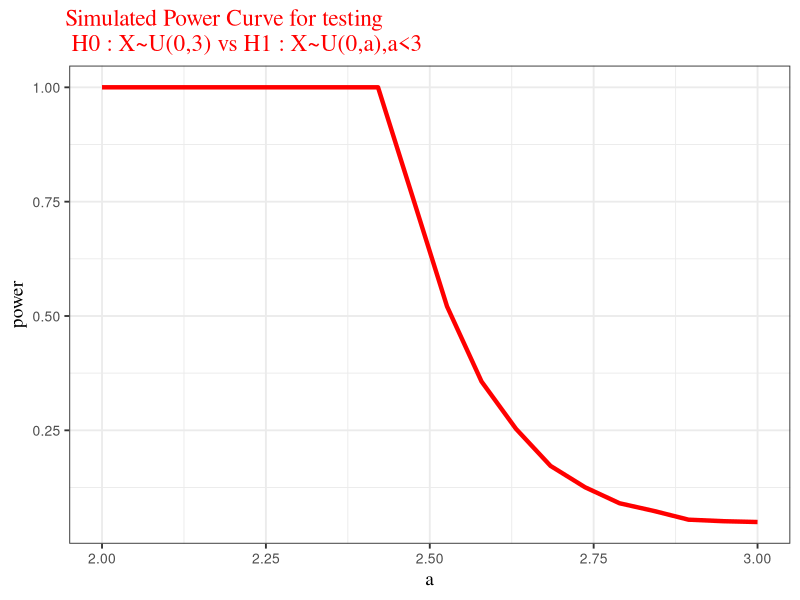

This figure's R source:
rm(list = ls(all = T))  #removes all objects
library(ggplot2)
library(VGAM)
defined_theme <- theme(plot.subtitle = element_text(family = "mono",size = 11,
                                                    face = "bold",hjust = 0.01),axis.title = element_text(family = "serif"),
                       axis.text = element_text(size = 10),plot.title = element_text(family = "serif",
                                                                                     colour = "red", hjust = -0.01),legend.text = element_text(size = 10,family = "serif"), 
                       legend.title = element_text(family = "serif"),legend.background = element_blank(),
                       legend.box.background = element_rect(colour = "black"))

#============================ Power Function ====================================

Power_Function <- function(n,H1_CDF,r_CDF_H1,H0_CDF,alpha.level){
#  set.seed(seed = 987654321)
  asymp_test_stat_val <- replicate(10000,{
    our_sample <- r_CDF_H1(n)
    performed_test <- ks.test(our_sample,H0_CDF,alternative = "two.sided",exact=TRUE)
    performed_test$p.value
  })
  mean(asymp_test_stat_val<0.05)
}

Power_Function(5,function(x){pnorm(x,0,1)},function(n){rnorm(n,0,1)},
               function(x){pnorm(x,0,1)},alpha.level = 0.05)
Power_Function(20,function(x){pnorm(x,0,1)},function(n){rnorm(n,0,1)},
               function(x){pnorm(x,0,1)},alpha.level = 0.05)
Power_Function(50,function(x){pnorm(x,0,1)},function(n){rnorm(n,0,1)},
               function(x){pnorm(x,0,1)},alpha.level = 0.05)
Power_Function(100,function(x){pnorm(x,0,1)},function(n){rnorm(n,0,1)},
               function(x){pnorm(x,0,1)},alpha.level = 0.05)

Power_Function(5,function(x){plogis(x,0,1)},function(n){rlogis(n,0,1)},
               function(x){plogis(x,0,1)},alpha.level = 0.05)
Power_Function(20,function(x){plogis(x,0,1)},function(n){rlogis(n,0,1)},
               function(x){plogis(x,0,1)},alpha.level = 0.05)
Power_Function(50,function(x){plogis(x,0,1)},function(n){rlogis(n,0,1)},
               function(x){plogis(x,0,1)},alpha.level = 0.05)
Power_Function(100,function(x){plogis(x,0,1)},function(n){rlogis(n,0,1)},
               function(x){plogis(x,0,1)},alpha.level = 0.05)

library(VGAM)
Power_Function(5,function(x){prayleigh(x,2)},function(n){rrayleigh(n,2)},
               function(x){prayleigh(x,2)},alpha.level = 0.05)
Power_Function(20,function(x){prayleigh(x,2)},function(n){rrayleigh(n,2)},
               function(x){prayleigh(x,2)},alpha.level = 0.05)
Power_Function(50,function(x){prayleigh(x,2)},function(n){rrayleigh(n,2)},
               function(x){prayleigh(x,2)},alpha.level = 0.05)
Power_Function(100,function(x){prayleigh(x,2)},function(n){rrayleigh(n,2)},
               function(x){prayleigh(x,2)},alpha.level = 0.05)


#Illustration=============================================================
#i)Uniform Distribution===================================================
a <- seq(2,3,length.out = 20)
my.power <- 0
for(i in 1:length(a)){
 my.power[i] = Power_Function(50,function(x){punif(x,0,a[i])},function(n){runif(n,0,a[i])},
                    function(x){punif(x,0,3)},alpha.level = 0.05)
}

power_curve <- data.frame(a,power = my.power)
ggplot(power_curve,aes(x = a,y = power)) + geom_line(col="red",size = 1.5) +
  ggtitle("Simulated Power Curve for testing \n H0 : X~U(0,3) vs H1 : X~U(0,a),a<3") + 
  theme_bw(14) + defined_theme
